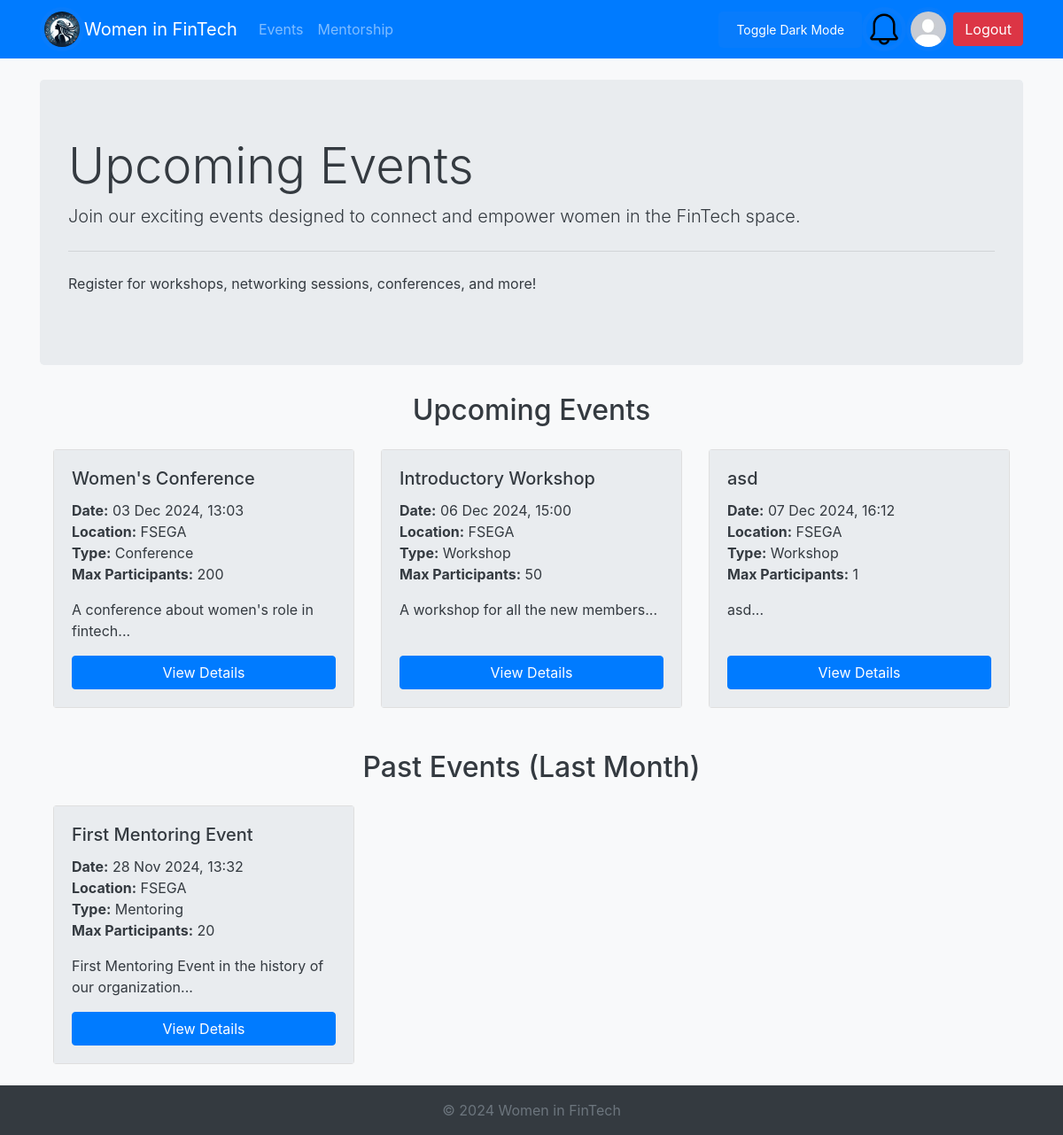
Page /events.php (signed in) on the committed database.
### tables this page shows
CREATE TABLE `members` (
  `id` int(11) NOT NULL,
  `first_name` varchar(50) NOT NULL,
  `last_name` varchar(50) NOT NULL,
  `email` varchar(100) NOT NULL,
  `profession` varchar(100) DEFAULT '-',
  `company` varchar(100) DEFAULT '-',
  `expertise` text DEFAULT NULL,
  `linkedin_profile` varchar(255) DEFAULT NULL,
  `pfp` varchar(500) NOT NULL DEFAULT 'resources/default_profile_pic.jpg',
  `status` enum('admin','member','mentor') DEFAULT 'member',
  `created_at` timestamp NOT NULL DEFAULT current_timestamp(),
  `password` varchar(200) NOT NULL DEFAULT 'parola'
);

CREATE TABLE `events` (
  `id` int(11) NOT NULL,
  `title` varchar(255) NOT NULL,
  `description` text DEFAULT NULL,
  `event_date` datetime NOT NULL,
  `location` varchar(255) DEFAULT NULL,
  `event_type` enum('workshop','mentoring','networking','conference') DEFAULT NULL,
  `max_participants` int(11) DEFAULT NULL,
  `created_by` int(11) DEFAULT NULL,
  `created_at` timestamp NOT NULL DEFAULT current_timestamp()
);

### events.php (the view, shortened to what this page needs)
<?php
include_once "includes/header.php";
$query_upcoming = "SELECT id, title, description, event_date, location, event_type, max_participants FROM events WHERE event_date >= NOW() ORDER BY event_date ASC";
$stmt_upcoming = $db->prepare($query_upcoming);
$stmt_upcoming->execute();
$events_upcoming = $stmt_upcoming->fetchAll(PDO::FETCH_ASSOC);
$query_past = "SELECT id, title, description, event_date, location, event_type, max_participants FROM events WHERE event_date < NOW() AND event_date >= DATE_SUB(NOW(), INTERVAL 1 MONTH) ORDER BY event_date DESC";
$stmt_past = $db->prepare($query_past);
$stmt_past->execute();
$events_past = $stmt_past->fetchAll(PDO::FETCH_ASSOC);
?>
<div class="jumbotron">
    <h1 class="display-4">Upcoming Events</h1>
    <p class="lead">Join our exciting events designed to connect and empower women in the FinTech space.</p>
    <hr class="my-4">
    <p>Register for workshops, networking sessions, conferences, and more!</p>
</div>
<div class="container mt-4">
    <h2 class="text-center mb-4">Upcoming Events</h2>
    <?php if (!empty($events_upcoming)): ?>
        <div class="row">
            <?php foreach ($events_upcoming as $event): ?>
                <div class="col-md-4 mb-4">
                    <div class="card h-100 d-flex flex-column">
                        <div class="card-body d-flex flex-column">
                            <h5 class="card-title"><?php echo htmlspecialchars($event['title']); ?></h5>
                            <p class="card-text">
                                <strong>Date:</strong> <?php echo date('d M Y, H:i', strtotime($event['event_date'])); ?><br>
                                <strong>Location:</strong> <?php echo htmlspecialchars($event['location']); ?><br>
                                <strong>Type:</strong> <?php echo ucfirst($event['event_type']); ?><br>
                                <strong>Max Participants:</strong> <?php echo $event['max_participants']; ?>
                            </p>
                            <p class="card-text">
                                <?php echo nl2br(htmlspecialchars(substr($event['description'], 0, 100))); ?>...
                            </p>
                            <div class="mt-auto">
                                <a href="event_details.php?id=<?php echo $event['id']; ?>" class="btn btn-primary btn-block">View Details</a>
                            </div>
                        </div>
                    </div>
                </div>
            <?php endforeach; ?>
        </div>
    <?php else: ?>
        <p class="text-center">No upcoming events at the moment. Please check back later.</p>
    <?php endif; ?>
</div>
<div class="container mt-4">
    <h2 class="text-center mb-4">Past Events (Last Month)</h2>
    <?php if (!empty($events_past)): ?>
        <div class="row">
            <?php foreach ($events_past as $event): ?>
                <div class="col-md-4 mb-4">
                    <div class="card h-100 d-flex flex-column">
                        <div class="card-body d-flex flex-column">
                            <h5 class="card-title"><?php echo htmlspecialchars($event['title']); ?></h5>
                            <p class="card-text">
                                <strong>Date:</strong> <?php echo date('d M Y, H:i', strtotime($event['event_date'])); ?><br>
                                <strong>Location:</strong> <?php echo htmlspecialchars($event['location']); ?><br>
                                <strong>Type:</strong> <?php echo ucfirst($event['event_type']); ?><br>
                                <strong>Max Participants:</strong> <?php echo $event['max_participants']; ?>
                            </p>
                            <p class="card-text">
                                <?php echo nl2br(htmlspecialchars(substr($event['description'], 0, 100))); ?>...
                            </p>
                            <div class="mt-auto">
                                <a href="event_details.php?id=<?php echo $event['id']; ?>" class="btn btn-primary btn-block">View Details</a>
                            </div>
                        </div>
                    </div>
                </div>
            <?php endforeach; ?>
        </div>
    <?php else: ?>
        <p class="text-center">No past events in the last month. Please check back later.</p>
    <?php endif; ?>
</div>
<?php
include_once "includes/footer.php";
?>

### includes/header.php (shortened to what this page needs)
<?php
$database = new Database();
$db = $database->getConnection();
if(isset($_SESSION['user'])){
    $userId = $_SESSION['user']['id'];
    $query = "SELECT pfp FROM members WHERE id = :id";
    $stmt = $db->prepare($query);
    $stmt->bindParam(':id', $userId, PDO::PARAM_INT);
    $stmt->execute();
    $user = $stmt->fetch(PDO::FETCH_ASSOC);
$profilePic = $user['pfp'] ?? 'resources/default_profile_pic.jpg';
} else {
    $profilePic = 'resources/default_profile_pic.jpg';
}
?>
<!DOCTYPE html>
<html lang="ro">
<head>
    <link rel="stylesheet"
          href="https://stackpath.bootstrapcdn.com/bootstrap/4.5.2/css/bootstrap.min.css">
    <link rel="stylesheet" href="css/style.css">
</head>
<body class="bg-light">
<nav class="navbar navbar-expand-lg navbar-dark bg-primary">
    <div class="container">
        <img class="logo" src="logo.png" style="width: 50px; height: auto; border-radius: 50%; border: 5px solid #087cfc;">
        <a class="navbar-brand" href="<?php echo isset($_SESSION['user']) ? 'dashboard.php' : 'index.php'; ?>">Women in FinTech</a>
        <div class="collapse navbar-collapse" id="navbarNav">
            <ul class="navbar-nav">
                <?php if (isset($_SESSION['user'])): ?>
                    <li class="nav-item">
                        <a class="nav-link" href="events.php">Events</a>
                    </li>
                    <li class="nav-item">
                        <a class="nav-link" href="mentorship.php">Mentorship</a>
                    </li>
                <?php endif; ?>
            </ul>
        </div>
        <input onclick="darkMode()" id="darkButton" class="btn btn-primary" type="button" value="Toggle Dark Mode">
        <div class="dropdown">
            <img class="pfp dropdown-toggle" id="notificationBell" data-toggle="dropdown" aria-haspopup="true" aria-expanded="false"
                 src="resources/bell.png" style="width: 50px; height: 50px; border-radius: 50%; border: 5px solid #087cfc; cursor: pointer;">
        </div>
        <?php if (isset($_SESSION['user'])): ?>
        <a href="edit_profile.php" style="padding-right: 3px">
            <img class="pfp" src="<?php echo htmlspecialchars($profilePic); ?>" style="width: 50px; height: 50px; border-radius: 50%; border: 5px solid #087cfc;">
        </a>
        <?php endif; ?>
        <div class="ml-auto">
            <?php if (isset($_SESSION['user'])): ?>
                <a href="logout.php" class="btn btn-danger">Logout</a>
            <?php else: ?>
                <a href="login.php" class="btn btn-success">Login</a>
            <?php endif; ?>
    </div>
</nav>
<div class="container mt-4">

### css/style.css (style rules this page uses)
body { min-height: 100vh; display: flex; flex-direction: column; }
.card-body { background-color: #e9ecef; }
.logo { border-radius: 50%; }
#darkButton { float: right; background-color: #087cfc; color: white; border: none; padding: 10px 20px; border-radius: 5px; cursor: pointer; font-size: 14px; }

### rows in the picture
members: pfp (placeholder picture)
events: title "Women's Conference", event_date "03 Dec 2024, 13:03", location "FSEGA", event_type "Conference", max_participants "200", description "A conference about women's role in fintech"
events: title "Introductory Workshop", event_date "06 Dec 2024, 15:00", location "FSEGA", event_type "Workshop", max_participants "50", description "A workshop for all the new members"
events: title "asd", event_date "07 Dec 2024, 16:12", location "FSEGA", event_type "Workshop", max_participants "1", description "asd"
events: title "First Mentoring Event", event_date "28 Nov 2024, 13:32", location "FSEGA", event_type "Mentoring", max_participants "20", description "First Mentoring Event in the history of our organization"
